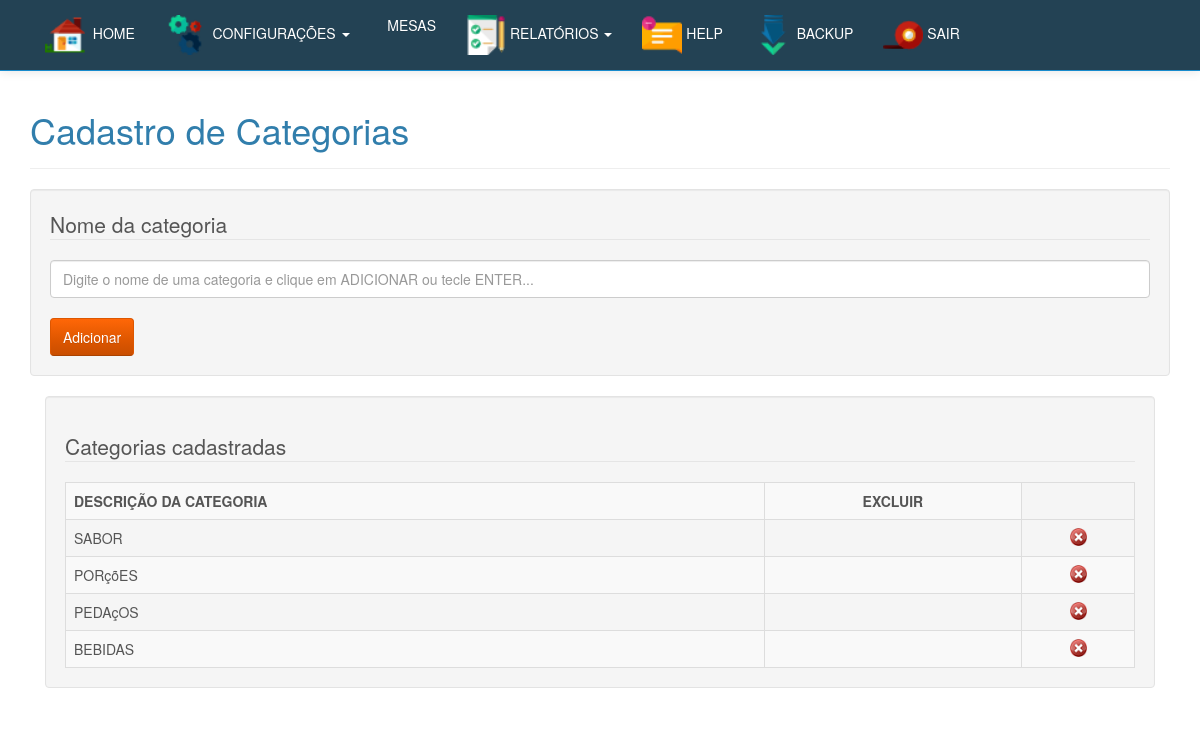
/inicio.php?btn=categoria (signed in), run on an earlier commit of the app's database.
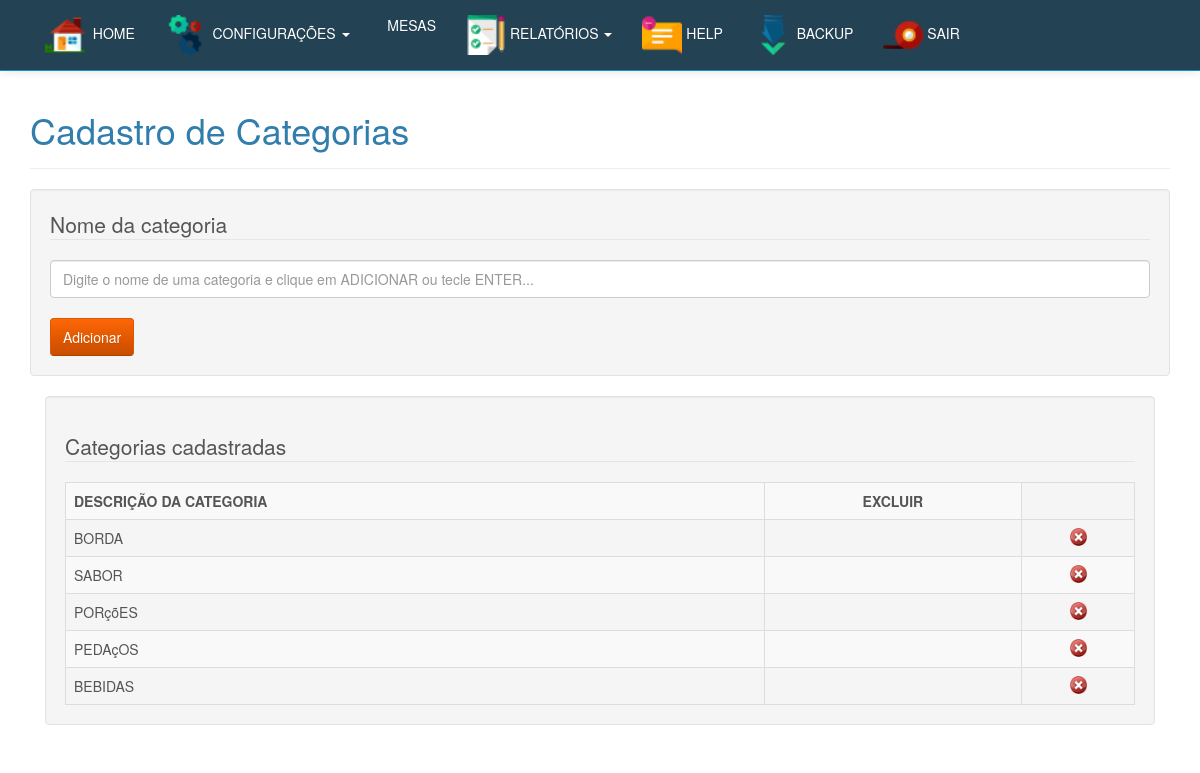
And on a later commit of the database.
### tables this page shows
CREATE TABLE `categoria` (
  `id_categoria` int(10) NOT NULL AUTO_INCREMENT,
  `nome` varchar(200) NOT NULL,
  PRIMARY KEY (`id_categoria`)
);

### categoria.php (the view, shortened to what this page needs)
<h1>&nbsp;&nbsp;Cadastro de categorías</h1>
<div class="container">
   <div class="bs-docs-section" >
      <div class="row">
         <div class="col-lg-12">
            <div class="page-header">
               <h1 id="forms">Cadastro de Categorias</h1>
            </div>
         </div>
      </div>
	  <div class="well col-lg-12">
	   <form action="" method="post" class="form-horizontal" enctype="multipart/form-data">
            <legend>Nome da categoria</legend>
            <input name="nome" class="form-control" required type="text" placeholder="Digite o nome de uma categoria e clique em ADICIONAR ou tecle ENTER..." />
            <br/>
            <input name="cadastrar" type="submit" class="btn btn-warning" value="Adicionar" id="cadastrar" />
		</form>
	  </div>
      <div class="col-lg-12">
         <div class="well bs-component">
            <table class="display dataTable table table-striped table-bordered" id="tbCliente">
				<legend>Categorias cadastradas</legend>
               <tr>
                  <th>DESCRIÇÃO DA CATEGORIA</th>
                  <th><center>EXCLUIR</center></th>
               </tr>
               <?php
                  $sel = mysql_query("SELECT * FROM categoria ORDER BY id_categoria DESC");
                  while($ver = mysql_fetch_array($sel)){
                  ?>
					   <tr>
						  <td><?php echo  strtoupper ($ver['nome']);?></td>
						  <td align="center">
						  <td align="center">
							 <a href="javascript:confirmardel('?btn=categoria&apagar=apagar&id_categoria=<?php echo $ver['id_categoria'] ?>')"><img src="imagens/excluir.png" width="17" height="18"  border="0"/></a>
						  </td>
					   </tr>
               <?php } ?>
            </table>
         </div>
      </div>
   </div>
</div>

What changed in the data, as far as the page shows it:
added categoria: nome "BORDA"
